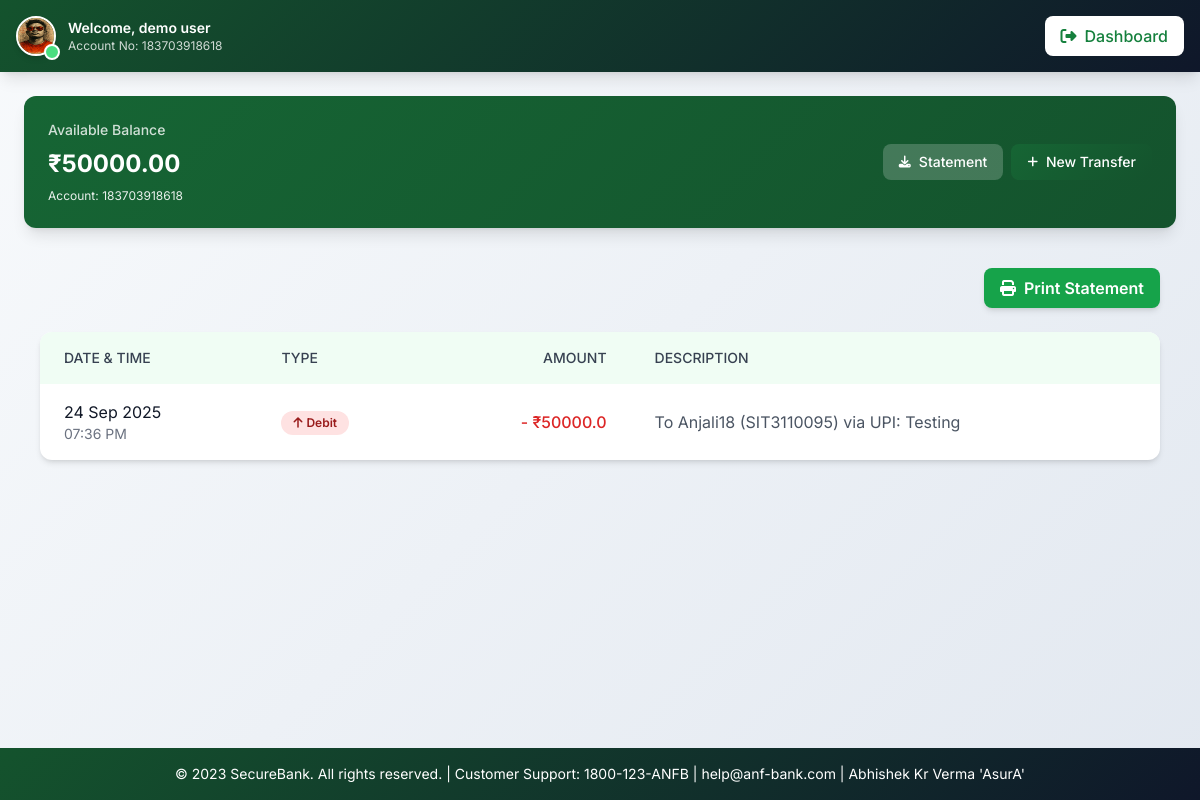
Screenshot of /banking/transaction-history/ (signed in) with the database file from the repository.
### accounts/models.py (models this page shows, shortened)
class CustomUser(AbstractUser):
    dob = models.DateField(null=True, blank=True)
    mobile = models.CharField(max_length=15, blank=True)
    address = models.TextField(blank=True)
    marital_status = models.CharField(max_length=10, choices=MARITAL_STATUS, default='single')
    occupation = models.CharField(max_length=15, choices=OCCUPATIONS, default='student')
    account_plan = models.CharField(max_length=10, choices=ACCOUNT_PLANS, default='queen')
    account_type = models.CharField(max_length=10, choices=ACCOUNT_TYPES, default='savings')
    residency_status = models.CharField(max_length=10, choices=RESIDENCY_STATUS, default='indian')
    account_number = models.BigIntegerField(default=generate_account_number, unique=True)
    virtual_card_number = models.BigIntegerField(default=generate_virtual_card, unique=True)
    balance = models.DecimalField(max_digits=12, decimal_places=2, default=0)
    profile_image = models.ImageField(upload_to=user_profile_image_path, null=True, blank=True)
    kyc_doc = models.FileField(upload_to=user_kyc_path, null=True, blank=True)
    city = models.CharField(max_length=100, blank=False)
    ifsc_code = models.CharField(max_length=11, blank=True, unique=True)
    upi_id = models.CharField(max_length=50, blank=True, unique=True)

### banking/models.py (models this page shows, shortened)
class Transaction(models.Model):
    TRANSACTION_TYPES = [
        ('DEBIT', 'Debit'),
        ('CREDIT', 'Credit'),
    ]
    user = models.ForeignKey(settings.AUTH_USER_MODEL, on_delete=models.CASCADE)  # fix
    amount = models.DecimalField(max_digits=12, decimal_places=2)
    transaction_type = models.CharField(max_length=6, choices=TRANSACTION_TYPES)
    description = models.CharField(max_length=255, blank=True)
    timestamp = models.DateTimeField(auto_now_add=True)

### banking/views.py (the view)
# urls.py: path("transaction-history/", views.transaction_history, name="transaction_history"),
@login_required
def transaction_history(request):
    transactions = Transaction.objects.filter(user=request.user).order_by('-timestamp')
    return render(request, "banking/transaction_history.html", {"transactions": transactions})

### banking/templates/banking/transaction_history.html (shortened to what this page needs)
{% extends "banking/netbanking_base.html" %}
{% block content %}
<div class="max-w-6xl mx-auto p-4">
    {% if transactions %}
    <div class="flex justify-end mb-6">
        <button onclick="window.print()"
            class="bg-green-600 hover:bg-green-700 text-white px-4 py-2 rounded-lg font-semibold shadow-md transition-all flex items-center">
            <i class="fas fa-print mr-2"></i>Print Statement
        </button>
    </div>
    {% endif %}
    {% if transactions %}
    <div class="overflow-x-auto bg-white rounded-xl shadow-md">
        <table class="min-w-full">
            <thead>
                <tr class="bg-green-50 text-gray-700 uppercase text-sm">
                    <th class="py-4 px-6 text-left font-medium">Date & Time</th>
                    <th class="py-4 px-6 text-left font-medium">Type</th>
                    <th class="py-4 px-6 text-right font-medium">Amount</th>
                    <th class="py-4 px-6 text-left font-medium">Description</th>
                </tr>
            </thead>
            <tbody class="divide-y divide-gray-100">
                {% for tx in transactions %}
                <tr class="hover:bg-green-50/50 transition-colors duration-150">
                    <td class="py-4 px-6 whitespace-nowrap">
                        <div class="text-gray-900">{{ tx.timestamp|date:"d M Y" }}</div>
                        <div class="text-sm text-gray-500">{{ tx.timestamp|date:"h:i A" }}</div>
                    </td>
                    <td class="py-4 px-6">
                        {% if tx.transaction_type|lower == 'credit' %}
                        <span
                            class="inline-flex items-center px-3 py-1 rounded-full text-xs font-semibold bg-green-100 text-green-800">
                            <i class="fas fa-arrow-down mr-1 text-xs"></i>Credit
                        </span>
                        {% elif tx.transaction_type|lower == 'debit' %}
                        <span
                            class="inline-flex items-center px-3 py-1 rounded-full text-xs font-semibold bg-red-100 text-red-800">
                            <i class="fas fa-arrow-up mr-1 text-xs"></i>Debit
                        </span>
                        {% else %}
                        <span
                            class="inline-flex items-center px-3 py-1 rounded-full text-xs font-semibold bg-gray-100 text-gray-800">
                            {{ tx.transaction_type }}
                        </span>
                        {% endif %}
                    </td>
                    <td
                        class="py-4 px-6 text-right font-medium {% if tx.transaction_type|lower == 'credit' %}text-green-600{% elif tx.transaction_type|lower == 'debit' %}text-red-600{% else %}text-gray-600{% endif %}">
                        {% if tx.transaction_type|lower == 'credit' %}
                        + ₹{{ tx.amount|floatformat:1 }}
                        {% elif tx.transaction_type|lower == 'debit' %}
                        - ₹{{ tx.amount|floatformat:1 }}
                        {% else %}
                        ₹{{ tx.amount|floatformat:1 }}
                        {% endif %}
                    </td>
                    <td class="py-4 px-6 text-gray-600">{{ tx.description }}</td>
                </tr>
                {% endfor %}
            </tbody>
        </table>
    </div>
    {% endif %}
</div>
{% endblock %}

### banking/templates/banking/netbanking_base.html (shortened to what this page needs)
<!DOCTYPE html>
<html lang="en">
<head>
  <script src="https://cdn.tailwindcss.com"></script>
  <link rel="stylesheet" href="https://cdnjs.cloudflare.com/ajax/libs/font-awesome/6.4.0/css/all.min.css">
</head>
<body>
  <nav class="nav-gradient p-4 flex justify-between items-center text-white shadow-lg">
    <div class="flex items-center gap-3">
      {% if user.profile_image %}
      <div class="relative">
        <img src="{{ user.profile_image.url }}" alt="Profile"
          class="w-10 h-10 rounded-full border-2 border-white shadow-md">
        <div class="absolute -bottom-1 -right-1 w-4 h-4 bg-green-400 rounded-full border-2 border-white"></div>
      </div>
      {% endif %}
      <div>
        <p class="font-semibold text-sm">Welcome, {{ user.first_name }} {{ user.last_name }}</p>
        <p class="text-xs opacity-80">Account No: {{ user.account_number }}</p>
      </div>
    </div>
    <div class="flex items-center space-x-4">
      <a href="{% url 'banking:dashboard' %}"
        class="bg-white text-green-700 hover:bg-green-50 px-4 py-2 rounded-lg font-medium flex items-center space-x-2">
        <i class="fas fa-sign-out-alt"></i>
        <span>Dashboard</span>
      </a>
    </div>
  </nav>
  <main class="p-4 sm:p-6">
    <div class="balance-card rounded-xl text-white p-4 sm:p-6 mb-6 shadow-lg">
      <div class="flex flex-col sm:flex-row justify-between items-start sm:items-center gap-4">
        <div>
          <p class="text-sm font-medium opacity-80">Available Balance</p>
          <p class="text-xl sm:text-2xl font-bold mt-2">₹{{ user.balance }}</p>
          <p class="text-xs mt-2 opacity-90">Account: {{ user.account_number }}</p>
        </div>
        <div class="flex flex-wrap gap-2">
          <a href="{% url 'banking:transaction_history' %}"
            class="bg-white bg-opacity-20 hover:bg-opacity-30 text-white text-xs sm:text-sm px-3 sm:px-4 py-2 rounded-lg font-medium inline-flex items-center">
            <i class="fas fa-download mr-1 sm:mr-2 text-xs"></i>Statement
          </a>
          <a href="{% url 'banking:fund_transfer' %}"
            class="btn-primary text-white text-xs sm:text-sm px-3 sm:px-4 py-2 rounded-lg font-medium inline-flex items-center">
            <i class="fas fa-plus mr-1 sm:mr-2 text-xs"></i>New Transfer
          </a>
        </div>
      </div>
    </div>
    {% block content %}{% endblock %}
  </main>
  <footer class="footer-gradient text-white p-4 text-center text-sm mt-auto">
    <p>© 2023 SecureBank. All rights reserved. | Customer Support: 1800-123-ANFB | help@anf-bank.com | Abhishek Kr Verma
      'AsurA' </p>
  </footer>
</body>
</html>

### banking/templates/banking/netbanking_base.html (style rules this page uses)
body { font-family: 'Inter', sans-serif; min-height: 100vh; display: flex; flex-direction: column; background: linear-gradient(135deg, #f8fafc 0%, #e2e8f0 100%); }
main { flex: 1; }
.nav-gradient { background: linear-gradient(135deg, #14532d 0%, #0f172a 100%); }
.balance-card { background: linear-gradient(135deg, #166534 0%, #14532d 100%); box-shadow: 0 10px 15px -3px rgba(20, 83, 45, 0.3); }
.btn-primary { background: linear-gradient(135deg, #166534 0%, #14532d 100%); transition: all 0.3s ease; }
.footer-gradient { background: linear-gradient(135deg, #14532d 0%, #0f172a 100%); }

### rows the page displays
CustomUser: profile_image (picture), first_name "demo", last_name "user", account_number "183703918618", balance "50000.00"
Transaction: timestamp "24 Sep 2025", timestamp "07:36 PM", transaction_type "DEBIT" (drawn), amount "50000.0", description "To Anjali18 (SIT3110095) via UPI: Testing"
